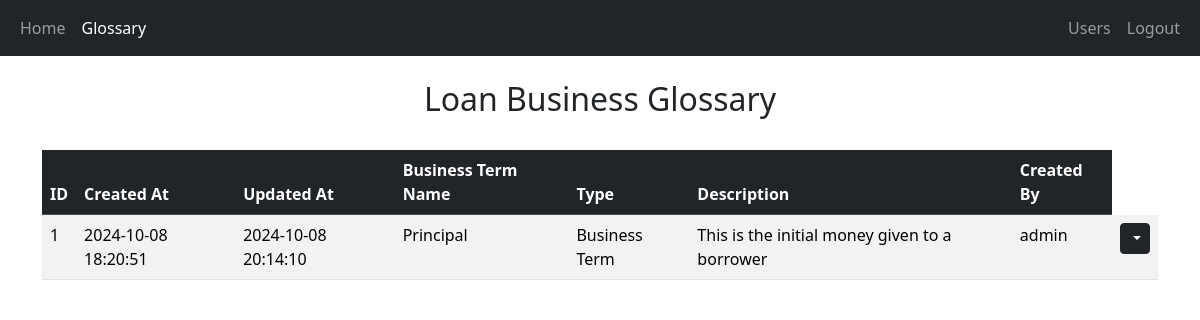
Screenshot of /glossary (signed in) with the database file from the repository.
### website/models.py (models this page shows)
class Glossary(db.Model):
    id = db.Column(db.Integer, primary_key=True)
    posted_by = db.Column(db.Integer, db.ForeignKey('user.id'),nullable=False)
    created_by = db.relationship("User", backref="glossaries")
    name = db.Column(db.String(100), nullable=False, unique=True)
    type = db.Column(db.String(100), nullable=False, unique=True)
    description = db.Column(db.String(500), nullable=False, unique=True)
    created_at =  db.Column(db.DateTime(timezone=True), default=func.now())
    updated_at = db.Column(db.DateTime(timezone=True), default=func.now(),onupdate=func.now())

class User(db.Model,UserMixin):
    id = db.Column(db.Integer, primary_key=True)
    email = db.Column(db.String(150),unique=True)
    username = db.Column(db.String(150))
    password = db.Column(db.String(150))
    created_at =  db.Column(db.DateTime(timezone=True), default=func.now())
    updated_at = db.Column(db.DateTime(timezone=True), default=func.now(),onupdate=func.now())
    role_id  = db.Column(db.Integer, db.ForeignKey("role.id"),default=3)
    role = db.relationship("Role", backref="user")

### website/views.py (the view)
@login_required
@views.route("/glossary",methods=["GET","PUT"])
def glossary():
    glossaries = Glossary.query.all()
    return render_template("glossary.html",user=current_user, glossaries = glossaries)

### website/__init__.py (called while the page is built)
def create_app():
    app = Flask(__name__)
    app.config['SECRET_KEY'] = "Hash-session-data"
    app.config['SQLALCHEMY_DATABASE_URI'] = f"sqlite:///{DB_NAME}"
    db.init_app(app)
    from .views import views
    from .auth import auth
    from .models import User,Glossary
    app.register_blueprint(views, url_prefix="/")
    app.register_blueprint(auth, url_prefix="/")
    create_database(app)
    create_roles(app)
    create_admin(app)
    login_manager = LoginManager()
    login_manager.login_view = "auth.login"
    login_manager.init_app(app)
    @login_manager.user_loader
    def load_user(id):
        return User.query.get(int(id))
    return app

### website/templates/glossary.html (shortened to what this page needs)
{% extends "base.html" %}
{% block content %}
<div>
    <br>
    <h2 align="center">Loan Business Glossary</h2>
    <br>
<table class="table table-striped table-hover">
    <thead class="table-dark">
        <tr>
            <th scope="col">ID</th>
            <th scope="col">Created At</th>
            <th scope="col">Updated At</th>
            <th scope="col">Business Term Name</th>
            <th scope="col">Type</th>
            <th scope="col">Description</th>
            <th scope="col">Created By</th>
        </tr>
    </thead>
    <tbody>
        {% for entry in glossaries %}
        <tr>
            <td>{{ entry.id }}</td>
            <td>{{ entry.created_at.strftime('%Y-%m-%d %H:%M:%S') }}</td>
            <td>{{ entry.updated_at.strftime('%Y-%m-%d %H:%M:%S') }}</td>
            <td>{{ entry.name }}</td>
            <td>{{ entry.type }}</td>
            <td>{{ entry.description }}</td>
            <td>{{ entry.created_by.username }}</td>
            <td>
                {% if entry.created_by.role_id != 3 %}
                <div class="btn-group">
                    <button type="button" class="btn btn-sm btn-dark dropdown-toggle" data-bs-toggle="dropdown">
                    </button>
                </div>
                {% endif %}
            </td>
        </tr>
        {% endfor %}
    </tbody>
</table>
</div>
</div>
{% endblock %}

### rows the page displays
Glossary: id "1", created_at "2024-10-08 18:20:51", updated_at "2024-10-08 20:14:10", name "Principal", type "Business Term", description "This is the initial money given to a borrower", created_by.username "admin"
